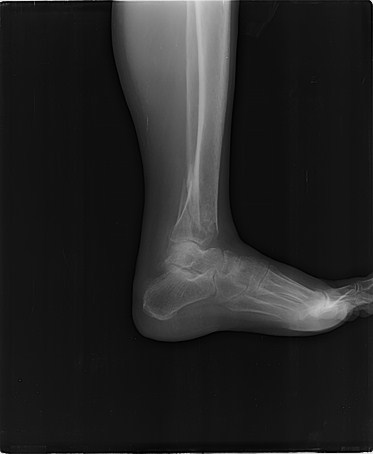
#> input picture ID001-xray.png, 373 x 454 px, found by its file name
$ python 01_flatfield.py
#> lines starting #> are read from the running program, lines starting #| are printed output that depends on the picture; after the words box and inside, x2 and y2 are one past the last pixel; in counts of white or black regions, pixels touching at a corner belong together
### results/v1/multi-agent-single-model/qwen3.8-27b/ID001-xray_analysis/scripts/common.py
import os
import numpy as np
import cv2
from PIL import Image

BASE = "/home/ralph/projects/ufsc/pablo-xray-tests-claude/ID001-xray_analysis"
IMG_DIR = os.path.join(BASE, "images")
ORIG = os.path.join(IMG_DIR, "ID001-xray.png")


def load_gray():
    img = Image.open(ORIG).convert("L")
    return np.array(img, dtype=np.uint8)


def load_rgb():
    return np.array(Image.open(ORIG), dtype=np.uint8)


def clahe(gray, clip=3.0, tile=(8, 8)):
    return cv2.createCLAHE(clipLimit=clip, tileGridSize=tile).apply(gray)


# [6 lines left out: function crop_zoom, not called in this run]


def save(name, arr):
    path = os.path.join(IMG_DIR, name)
    if arr.ndim == 2:
        Image.fromarray(arr, mode="L").convert("RGB").save(path)
    else:
        Image.fromarray(arr, mode="RGB").save(path)
    print("saved", path, arr.shape)
    return path


def unsharp(gray, sigma=2.0, amount=2.0):
    blurred = cv2.GaussianBlur(gray, (0, 0), sigma)
    return np.clip(gray.astype(np.int16) + amount * (gray.astype(np.int16) - blurred.astype(np.int16)), 0, 255).astype(np.uint8)

### results/v1/multi-agent-single-model/qwen3.8-27b/ID001-xray_analysis/scripts/01_flatfield.py
"""[1] Flat-field / de-vignette correction of the full image + [14] right-edge crop from it."""
import os
import sys
import numpy as np
import cv2
sys.path.insert(0, os.path.dirname(os.path.abspath(__file__)))
from common import load_gray, save

g = load_gray().astype(np.float32)

# background (exposure-gradient) estimate: large Gaussian blur; bone pixels are
# replaced iteratively so the estimate reflects the beam field, not the bone
bg = cv2.GaussianBlur(g, (0, 0), 40)
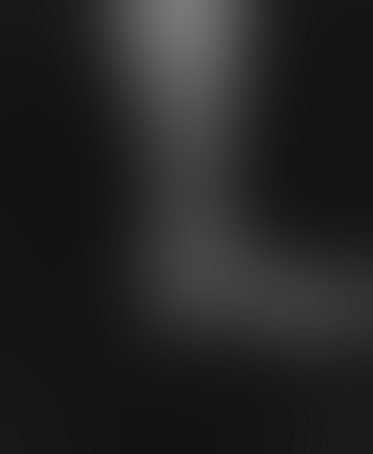
#> bg: shape (454, 373) float32; min 18.01, max 119.5, mean 36.3
for _ in range(3):
    bone_mask = g > 0.8 * bg
    g_nobone = np.where(bone_mask, bg, g).astype(np.float32)
    bg = cv2.GaussianBlur(g_nobone, (0, 0), 40)
#> this loop made 3 passes
#> pass 1, `bone_mask = g > 0.8 * bg`:
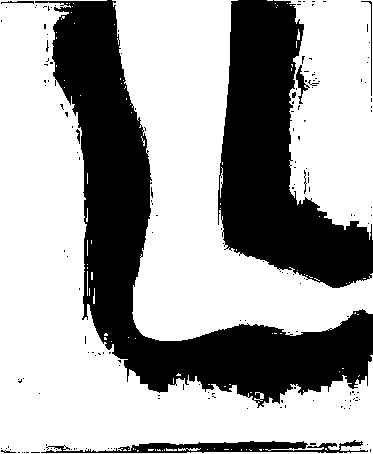
#> bone_mask: shape (454, 373) bool; 64.5% white; 169 black regions (158 under 20 px), largest, box (x1, y1, x2, y2) and area: (35, 0, 373, 408) 34377, (218, 0, 373, 288) 22782, (41, 440, 368, 453) 2055
#> pass 1, `bg = cv2.GaussianBlur(g_nobone, (0, 0), 40)`:
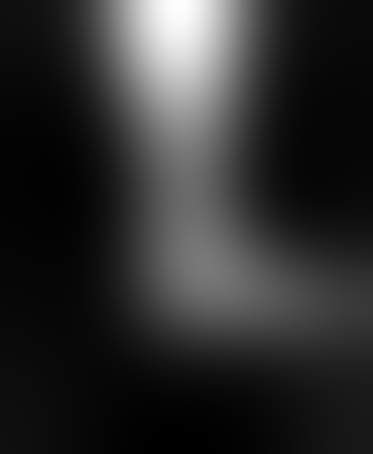
#> bg: shape (454, 373) float32; min 17.66, max 87.61, mean 30.1; drawn with min black and max white
#> after the loop:
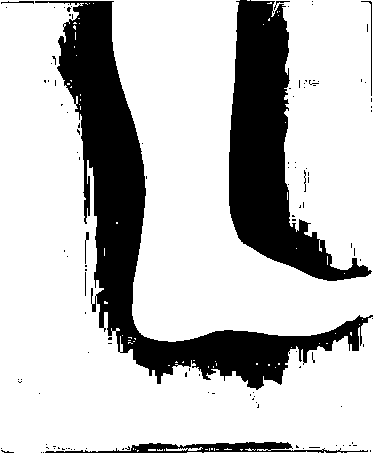
#> bone_mask: shape (454, 373) bool; 75.5% white; 119 black regions (110 under 20 px), largest, box (x1, y1, x2, y2) and area: (35, 1, 373, 390) 23562, (229, 0, 372, 281) 15692, (45, 442, 368, 453) 1503
#> after the loop:
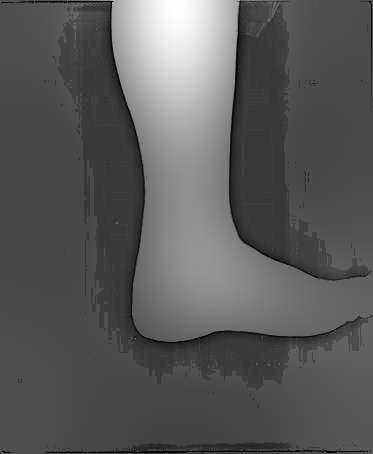
#> g_nobone: shape (454, 373) float32; min 0, max 66.67, mean 23.6; drawn with min black and max white
bg = np.maximum(bg, 1.0)
# scale constant: level of the CENTRAL beam field (75th percentile of the beam-field
# estimate), so central bone density is preserved and only the exposure
# non-uniformity is divided out, brightening the underexposed periphery.
# (v1 review round: agents 03/06 flagged that normalizing to the global image
#  median crushed central bone density.)
scale = float(np.percentile(bg, 75))
#> scale = 25.35
corrected = np.clip(g / bg * scale, 0, 255).astype(np.uint8)
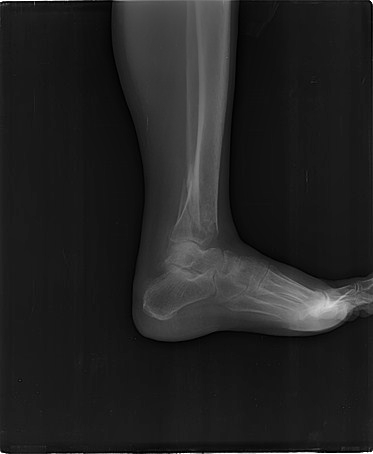
#> corrected: shape (454, 373); min 0, max 255, mean 34.6

save("01_flatfield_corrected_full.png", corrected)
#| saved /home/ralph/projects/ufsc/pablo-xray-tests-claude/ID001-xray_analysis/images/01_flatfield_corrected_full.png (454, 373)

# characterize the background for the record
print("background stats: median", round(float(np.median(g)), 1))
#| background stats: median 20.0
print("corrected range", corrected.min(), corrected.max())
#| corrected range 0 255
print("bg range", bg.min().round(1), bg.max().round(1))
#| bg range 17.0 52.2

# [14] right-edge zone from the corrected image
x0, y0, x1, y1 = 250, 255, 373, 345
crop = corrected[y0:y1, x0:x1]
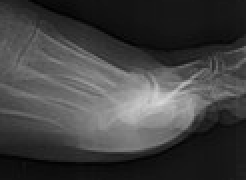
#> crop: shape (90, 123) (shown 2 times larger); min 0, max 217, mean 65.8
crop = cv2.resize(crop, (crop.shape[1] * 2, crop.shape[0] * 2), interpolation=cv2.INTER_NEAREST)
#> crop: shape (180, 246)
save("14_right_edge_crop_flatfield.png", crop)
#| saved /home/ralph/projects/ufsc/pablo-xray-tests-claude/ID001-xray_analysis/images/14_right_edge_crop_flatfield.png (180, 246)
